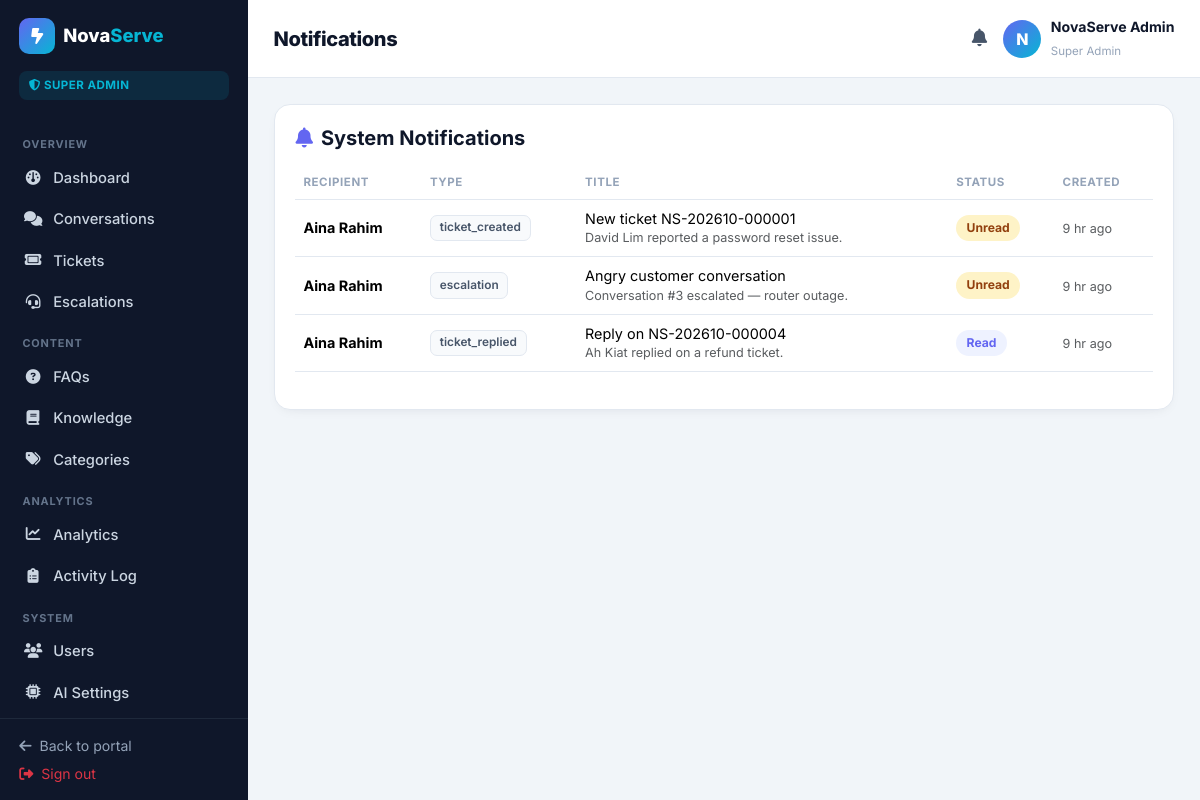
The page /admin/notifications.php (signed in) on the database its author committed.
### tables this page shows
CREATE TABLE users (
  id            INT UNSIGNED AUTO_INCREMENT PRIMARY KEY,
  role          ENUM('super_admin','staff','content_mgr','customer') NOT NULL DEFAULT 'customer',
  name          VARCHAR(120) NOT NULL,
  email         VARCHAR(160) NOT NULL UNIQUE,
  phone         VARCHAR(40)  NULL,
  password      VARCHAR(255) NOT NULL,
  status        ENUM('active','disabled','pending') NOT NULL DEFAULT 'active',
  last_login_at DATETIME NULL,
  created_at    DATETIME NOT NULL DEFAULT CURRENT_TIMESTAMP,
  updated_at    DATETIME NOT NULL DEFAULT CURRENT_TIMESTAMP ON UPDATE CURRENT_TIMESTAMP,
  INDEX idx_users_role (role),
  INDEX idx_users_status (status)
);

CREATE TABLE notifications (
  id        INT UNSIGNED AUTO_INCREMENT PRIMARY KEY,
  user_id   INT UNSIGNED NOT NULL,
  type      VARCHAR(40) NOT NULL,
  title     VARCHAR(200) NOT NULL,
  body      VARCHAR(500) NULL,
  link      VARCHAR(300) NULL,
  is_read   TINYINT(1) NOT NULL DEFAULT 0,
  created_at DATETIME NOT NULL DEFAULT CURRENT_TIMESTAMP,
  CONSTRAINT fk_notif_user FOREIGN KEY (user_id) REFERENCES users(id) ON DELETE CASCADE,
  INDEX idx_notif_user (user_id, is_read)
);

### includes/bootstrap.php (called while the page is built, shortened)
<?php
require_once __DIR__ . '/../config/db.php';
function app_base(): string
{
    if (defined('APP_URL') && APP_URL !== '') {
        return APP_URL;
    }
    $script = str_replace('\\', '/', dirname($_SERVER['SCRIPT_NAME'] ?? '/'));
    return rtrim($script, '/');
}

### includes/helpers.php (called while the page is built, shortened)
<?php
require_once __DIR__ . '/bootstrap.php';
function e(?string $value): string
{
    return htmlspecialchars((string) $value, ENT_QUOTES | ENT_SUBSTITUTE, 'UTF-8');
}
function url(string $path = ''): string
{
    $base = rtrim(app_base(), '/');
    return $base . '/' . $path;
}
function time_ago(?string $ts): string
{
    $diff = time() - strtotime($ts);
    if ($diff < 86400) return floor($diff / 3600) . ' hr ago';
    return fmt_date($ts, 'd M Y H:i');
}

### config/db.php (called while the page is built, shortened)
<?php
function db(): PDO
{
    static $pdo = null;
    if ($pdo instanceof PDO) {
        return $pdo;
    }
    $cfgFile = __DIR__ . '/install_config.php';
    if (is_file($cfgFile)) {
        $cfg = require $cfgFile;
        $host = $cfg['db_host'] ?? DB_HOST;
        $port = $cfg['db_port'] ?? DB_PORT;
        $name = $cfg['db_name'] ?? DB_NAME;
        $user = $cfg['db_user'] ?? DB_USER;
        $pass = $cfg['db_pass'] ?? DB_PASS;
    } else {
        $host = DB_HOST;
        $port = DB_PORT;
        $name = DB_NAME;
        $user = DB_USER;
        $pass = DB_PASS;
    }
    $dsn = "mysql:host={$host};port={$port};dbname={$name};charset=utf8mb4";
    try {
        $pdo = new PDO($dsn, $user, $pass, [
            PDO::ATTR_ERRMODE            => PDO::ERRMODE_EXCEPTION,
            PDO::ATTR_DEFAULT_FETCH_MODE => PDO::FETCH_ASSOC,
            PDO::ATTR_EMULATE_PREPARES   => false,
        ]);
    } catch (PDOException $e) {
        error_log('DB connection failed: ' . $e->getMessage());
        http_response_code(500);
        if (APP_DEBUG) {
            exit('Database connection failed: ' . htmlspecialchars($e->getMessage()));
        }
        exit('Something went wrong. Please try again later.');
    }
    return $pdo;
}

### includes/auth.php (called while the page is built, shortened)
<?php
require_once __DIR__ . '/helpers.php';
function role_label(string $role): string
{
    return match ($role) {
        'super_admin' => 'Super Admin',
        'staff'       => 'Support Staff',
        'content_mgr' => 'Content Manager',
        default       => 'Customer',
    };
}
function current_user(): ?array
{
    static $cached = null;
    if ($cached !== null) {
        return $cached['id'] == $_SESSION['user_id'] ? $cached['row'] : null;
    }
    try {
        $stmt = db()->prepare('SELECT * FROM users WHERE id = :id AND status = "active" LIMIT 1');
        $stmt->execute([':id' => $_SESSION['user_id']]);
        $row = $stmt->fetch() ?: null;
    } catch (Throwable $e) {
        $row = null;
    }
    $cached = ['id' => $_SESSION['user_id'], 'row' => $row];
    return $row;
}
function require_role(string ...$roles): void
{
    $u = current_user();
}

### admin/notifications.php (the view, shortened to what this page needs)
<?php
require_once __DIR__ . '/../includes/auth.php';
require_role('super_admin');
$pageTitle = 'Notifications';
$pdo = db();
$notifs = $pdo->query('SELECT n.*, u.name AS user_name FROM notifications n LEFT JOIN users u ON u.id = n.user_id
    ORDER BY n.is_read ASC, n.created_at DESC LIMIT 200')->fetchAll();
require __DIR__ . '/../includes/admin_header.php';
?>
<div class="ns-admin-row">
  <div class="ns-card flex-fill">
    <div class="ns-card-head"><h5><i class="fa-solid fa-bell me-2"></i>System Notifications</h5></div>
    <div class="table-responsive">
      <table class="table ns-admin-table">
        <thead><tr><th>Recipient</th><th>Type</th><th>Title</th><th>Status</th><th>Created</th></tr></thead>
        <tbody>
          <?php foreach ($notifs as $n): ?>
          <tr class="<?= $n['is_read'] ? '' : 'ns-row-unread' ?>">
            <td><strong><?= e($n['user_name'] ?: '—') ?></strong></td>
            <td><span class="ns-tag-mute"><?= e($n['type']) ?></span></td>
            <td><?= e($n['title']) ?> <?php if ($n['body']): ?><small class="text-muted d-block"><?= e($n['body']) ?></small><?php endif; ?></td>
            <td><span class="ns-status-badge <?= $n['is_read'] ? '' : 'is-warn' ?>"><?= $n['is_read'] ? 'Read' : 'Unread' ?></span></td>
            <td><small class="text-muted"><?= time_ago($n['created_at']) ?></small></td>
          </tr>
          <?php endforeach; ?>
        </tbody>
      </table>
    </div>
  </div>
</div>
<?php require __DIR__ . '/../includes/admin_footer.php'; ?>

### includes/admin_header.php (shortened to what this page needs)
<?php
require_once __DIR__ . '/auth.php';
$u = current_user();
$pageTitle = $pageTitle ?? 'Dashboard';
$active = basename($_SERVER['SCRIPT_NAME']);
$nav = [
    'Overview' => [
        ['index.php','Dashboard','fa-gauge'],
        ['conversations.php','Conversations','fa-comments'],
        ['tickets.php','Tickets','fa-ticket'],
        ['escalations.php','Escalations','fa-headset'],
    ],
    'Content' => [
        ['faqs.php','FAQs','fa-circle-question'],
        ['knowledge.php','Knowledge','fa-book'],
        ['categories.php','Categories','fa-tags'],
    ],
    'Analytics' => [
        ['analytics.php','Analytics','fa-chart-line'],
        ['logs.php','Activity Log','fa-clipboard-list'],
    ],
];
if (in_array($u['role'], ['super_admin'], true)) {
    $nav['System'] = [
        ['users.php','Users','fa-users'],
        ['ai_settings.php','AI Settings','fa-microchip'],
        ['settings.php','System Settings','fa-gear'],
        ['notifications.php','Notifications','fa-bell'],
    ];
}
if (in_array($u['role'], ['content_mgr','super_admin'], true)) {
    $nav['Content'] = array_merge($nav['Content'], []);
}
?>
<!doctype html>
<html lang="en"><head>
<link href="https://cdn.jsdelivr.net/npm/bootstrap@5.3.3/dist/css/bootstrap.min.css" rel="stylesheet">
<link href="https://cdnjs.cloudflare.com/ajax/libs/font-awesome/6.5.1/css/all.min.css" rel="stylesheet">
<link href="<?= url('assets/css/admin.css') ?>" rel="stylesheet">
</head>
<body class="ns-admin">
<div class="ns-admin-shell">
  <aside class="ns-admin-side">
    <div class="ns-admin-brand">
      <span class="ns-brand-mark"><i class="fa-solid fa-bolt-lightning"></i></span>
      <span class="ns-brand-text">Nova<span>Serve</span></span>
    </div>
    <div class="ns-admin-role-badge"><i class="fa-solid fa-shield-halved"></i> <?= e(role_label($u['role'])) ?></div>
    <nav class="ns-admin-nav">
      <?php foreach ($nav as $group => $items): ?>
        <div class="ns-nav-group"><?= e($group) ?></div>
        <?php foreach ($items as $item):
          [$file, $label, $ico] = $item;
          $isActive = ($active === $file) || ($file === 'index.php' && $active === 'admin.php');
        ?>
        <a class="ns-admin-link <?= $isActive ? 'is-active' : '' ?>" href="<?= url('admin/' . $file) ?>">
          <i class="fa-solid <?= e($ico) ?>"></i> <?= e($label) ?>
        </a>
        <?php endforeach; ?>
      <?php endforeach; ?>
    </nav>
    <div class="ns-admin-side-foot">
      <a href="<?= url('index.php') ?>"><i class="fa-solid fa-arrow-left me-1"></i> Back to portal</a>
      <a href="<?= url('logout.php') ?>" class="text-danger"><i class="fa-solid fa-right-from-bracket me-1"></i> Sign out</a>
    </div>
  </aside>
  <main class="ns-admin-main">
    <header class="ns-admin-topbar">
      <div class="d-flex align-items-center gap-3">
        <h1 class="ns-admin-title mb-0"><?= e($pageTitle) ?></h1>
      </div>
      <div class="d-flex align-items-center gap-3">
        <a class="ns-admin-bell" href="<?= url('admin/notifications.php') ?>" title="Notifications">
          <i class="fa-solid fa-bell"></i>
        </a>
        <div class="ns-admin-user">
          <span class="ns-avatar"><?= e(ucwords(explode(' ', $u['name'])[0])[0]) ?></span>
          <div class="ns-admin-user-meta"><strong><?= e($u['name']) ?></strong><small><?= e(role_label($u['role'])) ?></small></div>
        </div>
      </div>
    </header>
    <div class="ns-admin-content">

### assets/css/admin.css (style rules this page uses)
:root { --ns-indigo: #6366f1; --ns-cyan: #06b6d4; --ns-green: #10b981; --ns-amber: #f59e0b; --ns-rose: #f43f5e; --ns-violet: #8b5cf6; --ink: #0f172a; --ink-soft: #475569; --muted: #94a3b8; --line: #e2e8f0; --surface: #fff; --surface-2: #f8fafc; --bg: #f1f5f9; --grad: linear-gradient(135deg, #6366f1, #06b6d4); --side-w: 248px; }
body.ns-admin { font-family: 'Inter', system-ui, sans-serif; background: var(--bg); color: var(--ink); margin: 0; }
.ns-admin-shell { display: flex; min-height: 100vh; }
.ns-admin-side { width: var(--side-w); background: #0f172a; color: #cbd5e1; position: fixed; top: 0; bottom: 0; left: 0; display: flex; flex-direction: column; z-index: 1040; }
.ns-admin-brand { display: flex; align-items: center; gap: .5rem; padding: 1.1rem 1.2rem; }
.ns-admin-brand .ns-brand-text { color: #fff; font-weight: 800; font-size: 1.15rem; }
.ns-admin-brand .ns-brand-text span { color: var(--ns-cyan); }
.ns-brand-mark { width: 36px; height: 36px; border-radius: 10px; background: var(--grad); display: inline-flex; align-items: center; justify-content: center; color: #fff; }
.ns-admin-role-badge { margin: 0 1.2rem 1rem; font-size: .72rem; font-weight: 700; letter-spacing: .04em; text-transform: uppercase; color: var(--ns-cyan); background: rgba(6,182,212,.12); padding: .35rem .6rem; border-radius: 8px; }
.ns-admin-nav { flex: 1; overflow-y: auto; padding: .5rem .8rem; }
.ns-nav-group { font-size: .68rem; font-weight: 700; letter-spacing: .08em; text-transform: uppercase; color: #64748b; padding: .8rem .6rem .3rem; }
.ns-admin-link { display: flex; align-items: center; gap: .7rem; color: #cbd5e1; text-decoration: none; padding: .6rem .7rem; border-radius: 10px; font-weight: 500; font-size: .92rem; transition: .15s; }
.ns-admin-link i { width: 18px; text-align: center; }
.ns-admin-side-foot { padding: 1rem 1.2rem; border-top: 1px solid #1e293b; display: flex; flex-direction: column; gap: .4rem; font-size: .88rem; }
.ns-admin-side-foot a { color: #94a3b8; text-decoration: none; }
.ns-admin-main { flex: 1; margin-left: var(--side-w); display: flex; flex-direction: column; min-width: 0; }
.ns-admin-topbar { display: flex; justify-content: space-between; align-items: center; background: var(--surface); border-bottom: 1px solid var(--line); padding: 1rem 1.6rem; position: sticky; top: 0; z-index: 1020; }
.ns-admin-title { font-weight: 800; font-size: 1.25rem; letter-spacing: -.02em; }
.ns-admin-bell { position: relative; color: var(--ink-soft); font-size: 1.1rem; text-decoration: none; }
.ns-admin-user { display: flex; align-items: center; gap: .6rem; }
.ns-avatar { width: 38px; height: 38px; border-radius: 50%; background: var(--grad); color: #fff; font-weight: 800; display: inline-flex; align-items: center; justify-content: center; }
.ns-admin-user-meta strong { display: block; font-size: .88rem; }
.ns-admin-user-meta small { color: var(--muted); font-size: .72rem; }
.ns-admin-content { padding: 1.6rem; }
.ns-admin-row { display: flex; gap: 1.2rem; flex-wrap: wrap; }
.ns-admin-row .ns-card { margin: 0; }
.ns-card { background: var(--surface); border: 1px solid var(--line); border-radius: 16px; box-shadow: 0 4px 14px -8px rgba(15,23,42,.15); padding: 1.3rem; }
.ns-card-head { display: flex; align-items: center; margin-bottom: 1rem; }
.ns-card-head h5 { font-weight: 700; margin: 0; color: var(--ink); }
.ns-card-head h5 i { color: var(--ns-indigo); }
.flex-fill { flex: 1 1 340px; min-width: 0; }
.ns-admin-table { font-size: .9rem; }
.ns-admin-table th { font-size: .72rem; text-transform: uppercase; letter-spacing: .05em; color: var(--muted); font-weight: 700; border-bottom: 1px solid var(--line); }
.ns-admin-table td { vertical-align: middle; border-color: var(--line); }
.ns-status-badge { background: #eef2ff; color: var(--ns-indigo); font-size: .76rem; font-weight: 700; padding: .25rem .65rem; border-radius: 20px; text-transform: capitalize; display: inline-block; }
.ns-status-badge.is-warn { background: #fef3c7; color: #92400e; }
.ns-tag-mute { background: var(--surface-2); border: 1px solid var(--line); color: var(--ink-soft); font-size: .74rem; font-weight: 600; padding: .2rem .55rem; border-radius: 7px; display: inline-block; }
.ns-row-unread { background: #fafaff; }

### rows shown on the page
users: role "SUPER ADMIN", name "N", name "NovaServe Admin", role "Super Admin"
notifications: user.name "Aina Rahim", type "ticket_created", title "New ticket NS-202610-000001", body "David Lim reported a password reset issue.", is_read "Unread", created_at "9 hr ago"
notifications: user.name "Aina Rahim", type "escalation", title "Angry customer conversation", body "Conversation #3 escalated — router outage.", is_read "Unread", created_at "9 hr ago"
notifications: user.name "Aina Rahim", type "ticket_replied", title "Reply on NS-202610-000004", body "Ah Kiat replied on a refund ticket.", is_read "Read", created_at "9 hr ago"

### other values the page prints
$group "OVERVIEW"
$label "Dashboard"
$label "Conversations"
$label "Tickets"
$label "Escalations"
$group "CONTENT"
$label "FAQs"
$label "Knowledge"
$label "Categories"
$group "ANALYTICS"
$label "Analytics"
$label "Activity Log"
$group "SYSTEM"
$label "Users"
$label "AI Settings"
